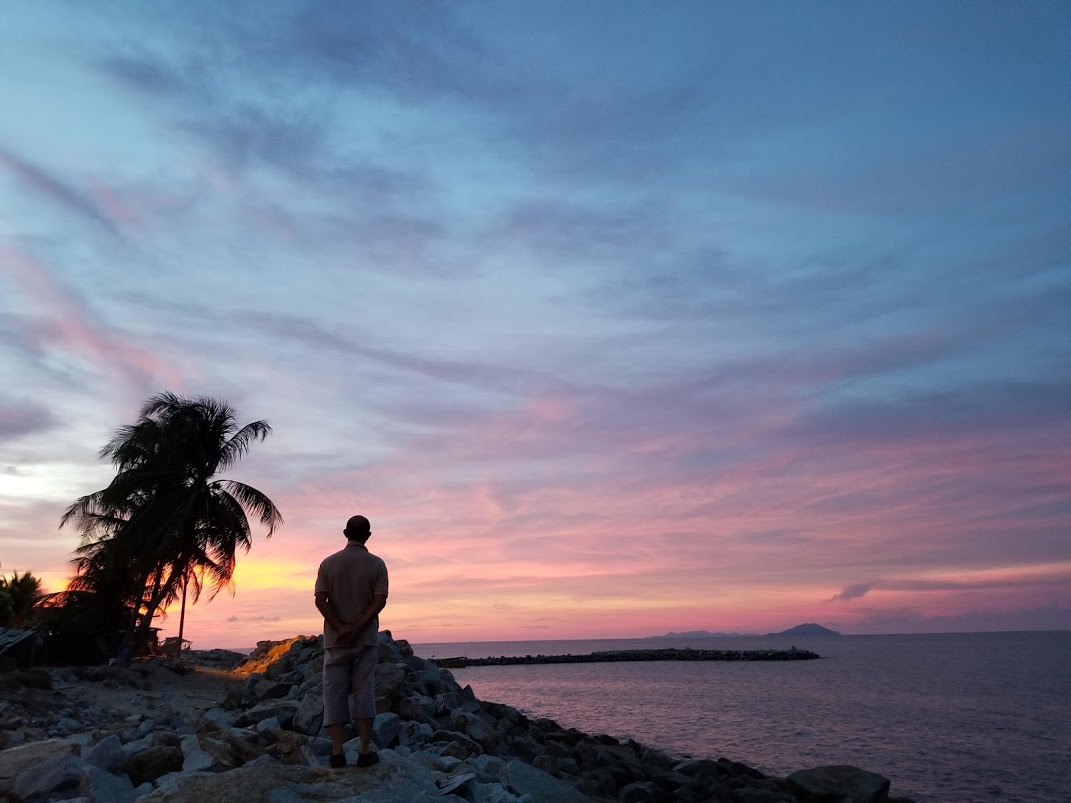
#> input picture PycharmProjects/OpenCV_1/hama.jpg, 1071 x 803 px
$ python ocv_study_d.py   (older library calls are emulated)
#> lines starting #> are read from the running program, lines starting #| are printed output that depends on the picture
import cv2
img = cv2.imread("hama.jpg")
#> img is the input picture: shape (803, 1071, 3); mean B, G, R 141.7, 120.5, 113.4
# ソーベルフィルタを適用
img2 = cv2.Sobel(img, cv2.CV_32F, 1, 0, ksize=5)
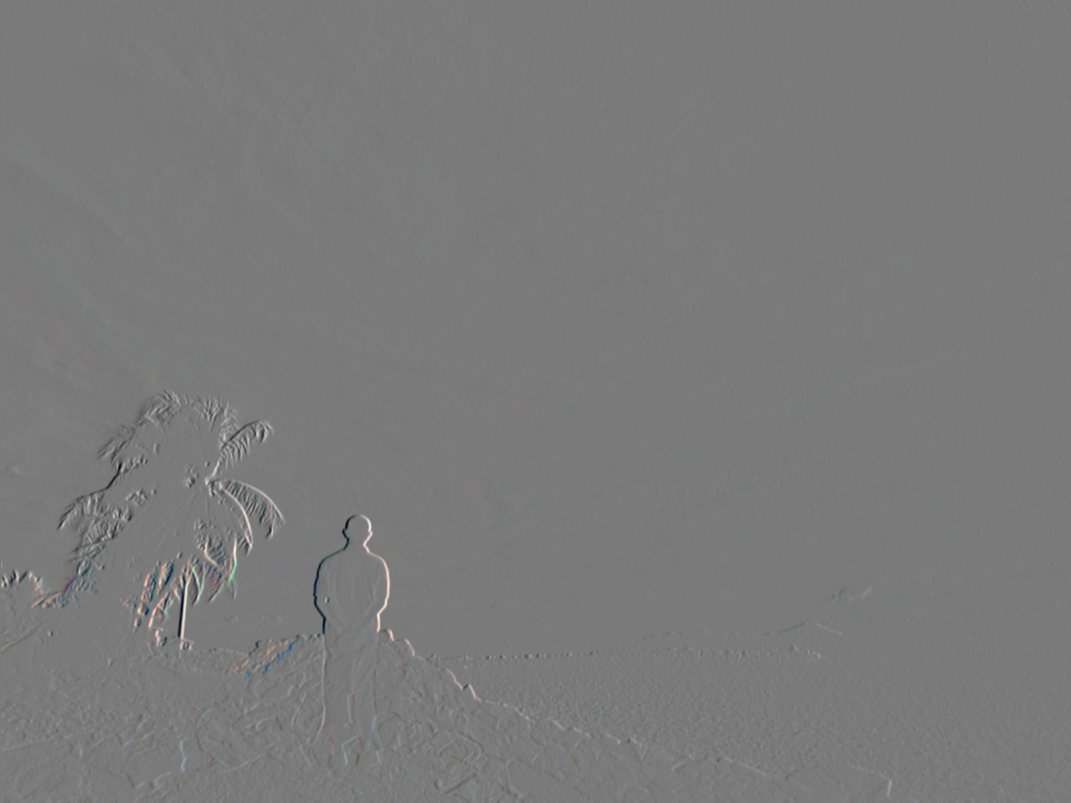
#> img2: shape (803, 1071, 3) float32; mean B, G, R -4, -6.5, -6.8; drawn with min black and max white
# ファイルに保存
cv2.imwrite("hama-sobel.jpg", img2)
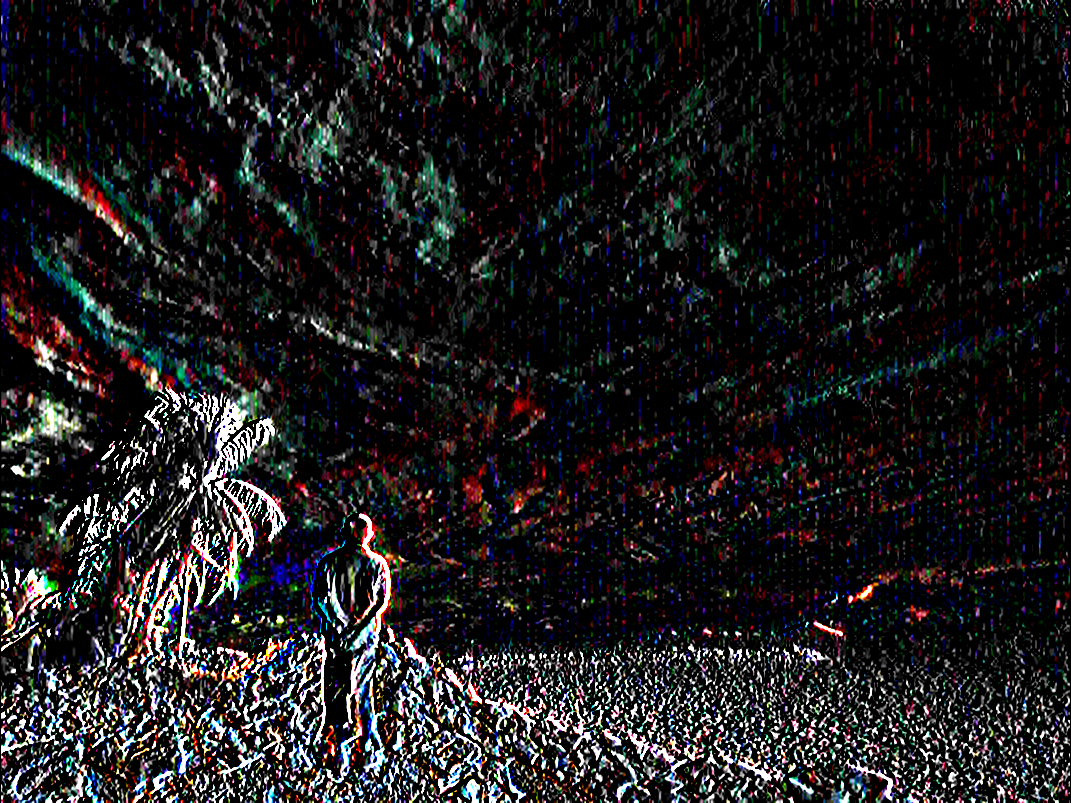
#> saved as hama-sobel.jpg: shape (803, 1071, 3); mean B, G, R 30.1, 29, 29.8
